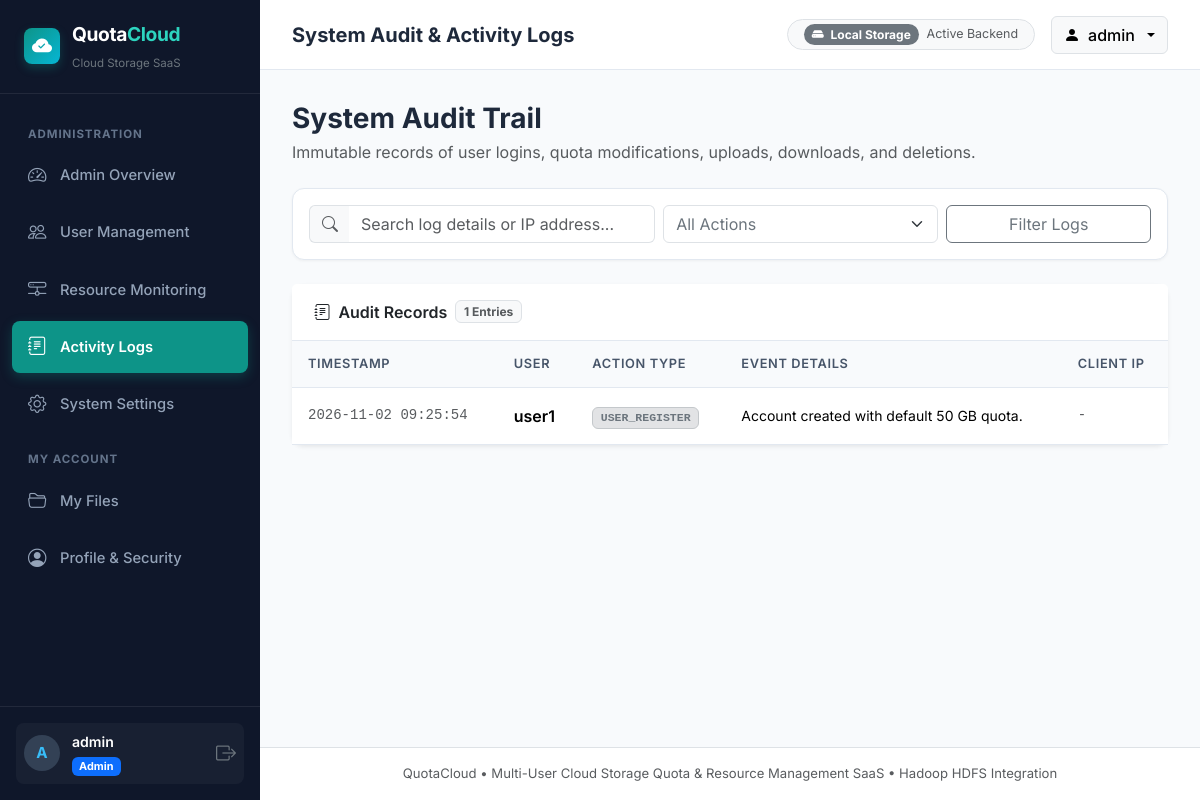
The page /admin/logs (signed in) on the database its author committed.
### models/database.py (models this page shows, shortened)
class User(db.Model):
    __tablename__ = 'users'
    id = db.Column(db.Integer, primary_key=True)
    username = db.Column(db.String(64), unique=True, nullable=False, index=True)
    email = db.Column(db.String(120), unique=True, nullable=False, index=True)
    password_hash = db.Column(db.String(255), nullable=False)
    role = db.Column(db.String(20), nullable=False, default='user')  # 'admin' or 'user'
    quota_bytes = db.Column(db.BigInteger, nullable=False, default=53687091200)
    used_bytes = db.Column(db.BigInteger, nullable=False, default=0)
    is_active = db.Column(db.Boolean, nullable=False, default=True)
    created_at = db.Column(db.DateTime, default=datetime.utcnow, nullable=False)
    files = db.relationship('FileItem', backref='owner', lazy=True, cascade="all, delete-orphan")
    activity_logs = db.relationship('ActivityLog', backref='user', lazy=True)
    alerts = db.relationship('StorageAlert', backref='user', lazy=True, cascade="all, delete-orphan")
    @property
    def is_admin(self):
        return self.role == 'admin'

class ActivityLog(db.Model):
    __tablename__ = 'activity_logs'
    id = db.Column(db.Integer, primary_key=True)
    user_id = db.Column(db.Integer, db.ForeignKey('users.id', ondelete='SET NULL'), nullable=True, index=True)
    action = db.Column(db.String(50), nullable=False)
    details = db.Column(db.Text, nullable=False)
    ip_address = db.Column(db.String(45), nullable=True)
    timestamp = db.Column(db.DateTime, default=datetime.utcnow, nullable=False, index=True)

### routes/admin.py (the view)
@admin_bp.route('/logs')
@admin_required
def activity_logs():
    action_filter = request.args.get('action', 'all')
    search_query = request.args.get('q', '').strip()
    query = ActivityLog.query
    if action_filter != 'all':
        query = query.filter_by(action=action_filter)
    if search_query:
        query = query.filter((ActivityLog.details.ilike(f'%{search_query}%')) | (ActivityLog.ip_address.ilike(f'%{search_query}%')))
    logs = query.order_by(ActivityLog.timestamp.desc()).limit(200).all()
    distinct_actions = [r[0] for r in db.session.query(ActivityLog.action).distinct().all()]
    return render_template(
        'activity_logs.html',
        logs=logs,
        action_filter=action_filter,
        search_query=search_query,
        distinct_actions=distinct_actions,
        csrf_token=generate_csrf_token()
    )

### routes/auth.py (called while the page is built)
def generate_csrf_token():
    if '_csrf_token' not in session:
        session['_csrf_token'] = secrets.token_hex(24)
    return session['_csrf_token']

@auth_bp.before_app_request
def load_logged_in_user():
    user_id = session.get('user_id')
    if user_id is None:
        g.user = None
    else:
        g.user = User.query.get(user_id)
        if g.user and not g.user.is_active:
            session.clear()
            g.user = None

def admin_required(view):
    @wraps(view)
    def wrapped_view(**kwargs):
        if g.user is None:
            flash("Please log in with an administrator account.", "warning")
            return redirect(url_for('auth.login', next=request.path))
        if not g.user.is_admin:
            flash("Access denied. Administrator privileges required.", "danger")
            return redirect(url_for('user.dashboard'))
        return view(**kwargs)
    return wrapped_view

### templates/activity_logs.html (shortened to what this page needs)
{% extends 'base.html' %}
{% block header_title %}System Audit & Activity Logs{% endblock %}
{% block content %}
<div class="container-fluid p-0">
  <div class="d-flex flex-column flex-md-row justify-content-between align-items-md-center gap-3 mb-4">
    <div>
      <h3 class="fw-bold text-navy mb-1">System Audit Trail</h3>
      <p class="text-muted mb-0">Immutable records of user logins, quota modifications, uploads, downloads, and deletions.</p>
    </div>
  </div>
  <div class="card mb-4">
    <div class="card-body p-3">
      <form method="GET" action="{{ url_for('admin.activity_logs') }}" class="row g-2 align-items-center">
        <div class="col-md-5">
          <div class="input-group">
            <span class="input-group-text bg-light text-muted border-end-0"><i class="bi bi-search"></i></span>
            <input type="text" name="q" value="{{ search_query }}" class="form-control border-start-0" placeholder="Search log details or IP address...">
          </div>
        </div>
        <div class="col-sm-6 col-md-4">
          <select name="action" class="form-select text-secondary" onchange="this.form.submit()">
            <option value="all" {% if action_filter == 'all' %}selected{% endif %}>All Actions</option>
          </select>
        </div>
        <div class="col-sm-6 col-md-3 d-flex gap-2">
          <button type="submit" class="btn btn-outline-secondary w-100">Filter Logs</button>
        </div>
      </form>
    </div>
  </div>
  <div class="card shadow-sm border-0">
    <div class="card-header bg-white py-3 d-flex justify-content-between align-items-center">
      <div class="d-flex align-items-center gap-2">
        <span class="fw-semibold text-navy"><i class="bi bi-journal-text me-2 text-teal"></i>Audit Records</span>
        <span class="badge bg-light text-muted border">{{ logs|length }} Entries</span>
      </div>
    </div>
    <div class="card-body p-0">
      {% if logs %}
        <div class="table-responsive">
          <table class="table table-hover align-middle mb-0">
            <thead>
              <tr>
                <th style="min-width: 170px;">Timestamp</th>
                <th>User</th>
                <th>Action Type</th>
                <th>Event Details</th>
                <th>Client IP</th>
              </tr>
            </thead>
            <tbody>
              {% for log in logs %}
                <tr>
                  <td class="text-muted small font-monospace">
                    {{ log.timestamp.strftime('%Y-%m-%d %H:%M:%S') }}
                  </td>
                  <td>
                    {% if log.user %}
                      <div class="fw-semibold text-navy">{{ log.user.username }}</div>
                    {% else %}
                      <span class="text-muted fst-italic">System</span>
                    {% endif %}
                  </td>
                  <td>
                    <span class="badge
                      {% if 'DELETE' in log.action or 'BLOCKED' in log.action %}bg-danger-subtle text-danger border border-danger-subtle
                      {% elif 'UPLOAD' in log.action or 'SUCCESS' in log.action %}bg-success-subtle text-success border border-success-subtle
                      {% elif 'QUOTA' in log.action %}bg-warning-subtle text-warning border border-warning-subtle
                      {% else %}bg-secondary-subtle text-secondary border border-secondary-subtle{% endif %} font-monospace" style="font-size: 0.72rem;">
                      {{ log.action }}
                    </span>
                  </td>
                  <td class="small" style="max-width: 450px;">
                    {{ log.details }}
                  </td>
                  <td class="text-muted small font-monospace">
                    {{ log.ip_address or '-' }}
                  </td>
                </tr>
              {% endfor %}
            </tbody>
          </table>
        </div>
      {% else %}
        <div class="text-center py-5 text-muted">
          <i class="bi bi-journal-x fs-1 mb-2 d-block text-secondary"></i>
          No audit records found matching the current criteria.
        </div>
      {% endif %}
    </div>
  </div>
</div>
{% endblock %}

### templates/base.html (shortened to what this page needs)
<!DOCTYPE html>
<html lang="en">
<head>
  <link href="https://cdn.jsdelivr.net/npm/bootstrap@5.3.2/dist/css/bootstrap.min.css" rel="stylesheet">
  <link rel="stylesheet" href="https://cdn.jsdelivr.net/npm/bootstrap-icons@1.11.3/font/bootstrap-icons.min.css">
  <link rel="stylesheet" href="{{ url_for('static', filename='css/style.css') }}">
</head>
<body>
{% if g.user %}
  <aside class="qc-sidebar">
    <div class="brand-section">
      <div class="brand-logo-icon">
        <i class="bi bi-cloud-check-fill"></i>
      </div>
      <div>
        <div class="brand-text">Quota<span>Cloud</span></div>
        <small class="text-secondary" style="font-size: 0.72rem;">Cloud Storage SaaS</small>
      </div>
    </div>
    <ul class="nav-links">
      {% if g.user.is_admin %}
        <li class="nav-heading">Administration</li>
        <li class="nav-item">
          <a href="{{ url_for('admin.dashboard') }}" class="nav-link {% if request.endpoint == 'admin.dashboard' %}active{% endif %}">
            <i class="bi bi-speedometer2"></i>
            <span>Admin Overview</span>
          </a>
        </li>
        <li class="nav-item">
          <a href="{{ url_for('admin.users_list') }}" class="nav-link {% if request.endpoint == 'admin.users_list' %}active{% endif %}">
            <i class="bi bi-people"></i>
            <span>User Management</span>
          </a>
        </li>
        <li class="nav-item">
          <a href="{{ url_for('monitoring.monitoring') }}" class="nav-link {% if request.endpoint == 'monitoring.monitoring' %}active{% endif %}">
            <i class="bi bi-hdd-network"></i>
            <span>Resource Monitoring</span>
          </a>
        </li>
        <li class="nav-item">
          <a href="{{ url_for('admin.activity_logs') }}" class="nav-link {% if request.endpoint == 'admin.activity_logs' %}active{% endif %}">
            <i class="bi bi-journal-text"></i>
            <span>Activity Logs</span>
          </a>
        </li>
        <li class="nav-item">
          <a href="{{ url_for('admin.settings') }}" class="nav-link {% if request.endpoint == 'admin.settings' %}active{% endif %}">
            <i class="bi bi-gear"></i>
            <span>System Settings</span>
          </a>
        </li>
        <li class="nav-heading">My Account</li>
      {% endif %}
      <li class="nav-item">
        <a href="{{ url_for('files.list_files') }}" class="nav-link {% if request.endpoint == 'files.list_files' %}active{% endif %}">
          <i class="bi bi-folder2-open"></i>
          <span>My Files</span>
        </a>
      </li>
      <li class="nav-item">
        <a href="{{ url_for('auth.profile') }}" class="nav-link {% if request.endpoint == 'auth.profile' %}active{% endif %}">
          <i class="bi bi-person-circle"></i>
          <span>Profile & Security</span>
        </a>
      </li>
    </ul>
    <div class="qc-sidebar-footer">
      <div class="user-mini-card">
        <div class="user-avatar-circle">
          {{ g.user.username[0]|upper }}
        </div>
        <div class="flex-grow-1 overflow-hidden">
          <div class="text-white text-truncate fw-semibold" style="font-size: 0.88rem;">{{ g.user.username }}</div>
          <span class="badge {% if g.user.is_admin %}bg-primary{% else %}bg-secondary{% endif %}" style="font-size: 0.68rem;">
            {{ g.user.role|capitalize }}
          </span>
        </div>
        <a href="{{ url_for('auth.logout') }}" class="text-secondary hover-white" title="Sign out" data-bs-toggle="tooltip">
          <i class="bi bi-box-arrow-right fs-5"></i>
        </a>
      </div>
    </div>
  </aside>
  <div class="qc-main-wrapper">
    <header class="qc-topbar">
      <div class="d-flex align-items-center gap-3">
        <h5 class="mb-0 fw-bold text-navy">{% block header_title %}QuotaCloud Management{% endblock %}</h5>
      </div>
      <div class="d-flex align-items-center gap-3">
        <div class="d-none d-md-flex align-items-center gap-2 px-3 py-1 bg-light rounded-pill border">
          <span class="badge rounded-pill {% if STORAGE_BACKEND == 'hdfs' %}bg-primary{% else %}bg-secondary{% endif %}">
            <i class="bi {% if STORAGE_BACKEND == 'hdfs' %}bi-diagram-3-fill{% else %}bi-hdd-fill{% endif %} me-1"></i>
            {{ 'Hadoop HDFS' if STORAGE_BACKEND == 'hdfs' else 'Local Storage' }}
          </span>
          <small class="text-muted" style="font-size: 0.78rem;">Active Backend</small>
        </div>
        <div class="dropdown">
          <button class="btn btn-light dropdown-toggle d-flex align-items-center gap-2 border" type="button" data-bs-toggle="dropdown">
            <i class="bi bi-person-fill text-teal"></i>
            <span class="fw-medium d-none d-sm-inline">{{ g.user.username }}</span>
          </button>
        </div>
      </div>
    </header>
    <main class="qc-content-body">
      {% block content %}{% endblock %}
    </main>
    <footer class="text-center py-3 text-muted border-top bg-white" style="font-size: 0.82rem;">
      <div class="container-fluid">
        QuotaCloud &bull; Multi-User Cloud Storage Quota & Resource Management SaaS &bull; Hadoop HDFS Integration
      </div>
    </footer>
  </div>
{% endif %}
</body>
</html>

### static/css/style.css (style rules this page uses)
:root { --qc-navy-dark: #0f172a; --qc-navy-primary: #1e293b; --qc-navy-light: #334155; --qc-teal-primary: #0d9488; --qc-teal-hover: #0f766e; --qc-teal-light: #ccfbf1; --qc-accent-blue: #0284c7; --qc-bg-body: #f8fafc; --qc-card-bg: #ffffff; --qc-border-color: #e2e8f0; --qc-text-main: #1e293b; --qc-text-muted: #64748b; --qc-sidebar-width: 260px; }
body { font-family: 'Inter', -apple-system, BlinkMacSystemFont, "Segoe UI", Roboto, "Helvetica Neue", Arial, sans-serif; background-color: var(--qc-bg-body); color: var(--qc-text-main); min-height: 100vh; }
.qc-sidebar { width: var(--qc-sidebar-width); background-color: var(--qc-navy-dark); color: #f8fafc; min-height: 100vh; position: fixed; top: 0; left: 0; z-index: 1000; transition: all 0.3s ease; display: flex; flex-direction: column; }
.qc-sidebar .brand-section { padding: 1.25rem 1.5rem; border-bottom: 1px solid rgba(255, 255, 255, 0.08); display: flex; align-items: center; gap: 0.75rem; }
.brand-logo-icon { width: 36px; height: 36px; background: linear-gradient(135deg, #0d9488 0%, #06b6d4 100%); border-radius: 8px; display: flex; align-items: center; justify-content: center; color: white; font-size: 1.25rem; box-shadow: 0 4px 10px rgba(13, 148, 136, 0.3); }
.brand-text { font-size: 1.2rem; font-weight: 700; letter-spacing: -0.02em; color: #ffffff; }
.brand-text span { color: #2dd4bf; }
.qc-sidebar .nav-links { list-style: none; padding: 1rem 0.75rem; margin: 0; flex-grow: 1; }
.qc-sidebar .nav-item { margin-bottom: 0.35rem; }
.qc-sidebar .nav-link { display: flex; align-items: center; gap: 0.85rem; padding: 0.75rem 1rem; color: #94a3b8; font-size: 0.92rem; font-weight: 500; border-radius: 8px; transition: all 0.2s ease; text-decoration: none; }
.qc-sidebar .nav-link.active { color: #ffffff; background-color: var(--qc-teal-primary); font-weight: 600; box-shadow: 0 4px 12px rgba(13, 148, 136, 0.3); }
.qc-sidebar .nav-link i { font-size: 1.15rem; }
.qc-sidebar .nav-heading { font-size: 0.72rem; font-weight: 700; text-transform: uppercase; letter-spacing: 0.08em; color: #64748b; padding: 1rem 1rem 0.4rem 1rem; }
.qc-sidebar-footer { padding: 1rem; border-top: 1px solid rgba(255, 255, 255, 0.08); }
.user-mini-card { display: flex; align-items: center; gap: 0.75rem; padding: 0.5rem; background: rgba(255, 255, 255, 0.04); border-radius: 8px; }
.user-avatar-circle { width: 36px; height: 36px; border-radius: 50%; background: #334155; color: #38bdf8; display: flex; align-items: center; justify-content: center; font-weight: 700; font-size: 0.95rem; }
.qc-main-wrapper { margin-left: var(--qc-sidebar-width); min-height: 100vh; display: flex; flex-direction: column; transition: margin-left 0.3s ease; }
.qc-topbar { height: 70px; background: #ffffff; border-bottom: 1px solid var(--qc-border-color); padding: 0 2rem; display: flex; align-items: center; justify-content: space-between; position: sticky; top: 0; z-index: 990; }
.qc-content-body { padding: 2rem; flex-grow: 1; }
.card { border: 1px solid var(--qc-border-color); border-radius: 12px; box-shadow: 0 1px 3px rgba(0, 0, 0, 0.05); transition: transform 0.2s ease, box-shadow 0.2s ease; background: #ffffff; }
.card-header { background: transparent; border-bottom: 1px solid var(--qc-border-color); padding: 1.1rem 1.4rem; font-weight: 600; }
.table { color: var(--qc-text-main); vertical-align: middle; }
.table thead th { background-color: #f8fafc; color: #475569; font-size: 0.8rem; text-transform: uppercase; letter-spacing: 0.05em; font-weight: 600; border-bottom: 1px solid var(--qc-border-color); padding: 0.85rem 1rem; }
.table tbody td { padding: 0.95rem 1rem; border-bottom: 1px solid var(--qc-border-color); }

### rows shown on the page
User: user "A", user.username "admin", user.role "Admin"
ActivityLog: timestamp "2026-11-02 09:25:54", user.username "user1", action "USER_REGISTER", details "Account created with default 50 GB quota.", ip_address "-"

### other values the page prints
{{ 'Hadoop HDFS' if STORAGE_BACKEND == 'hdfs' else 'Local Storage' }} "Local Storage"
{{ logs|length }} "1"
